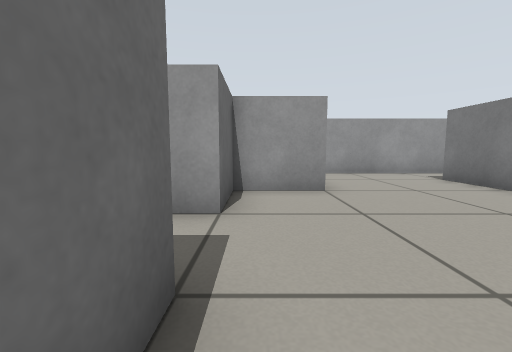
View 1 (above)

22 first-person views from a walk through a robot-simulator world made for Gazebo. The camera is 0.45 m above the floor, tilts 6° down and sees 90° across. The floor is counted in squares, 0.5 m on a side. Each view is taken from the middle of a square. On the plan, view 1 faces up. The plan holds only what a view shows up to about 10 squares ahead; the rest is blank. The robots in the file are not drawn.

View 2
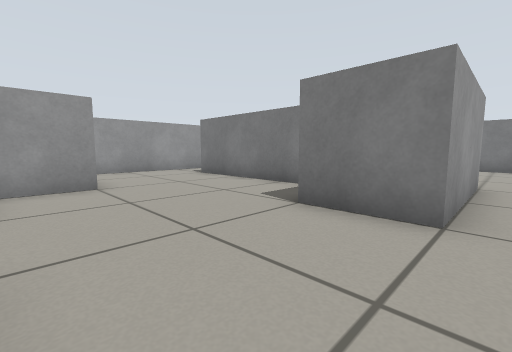

View 3
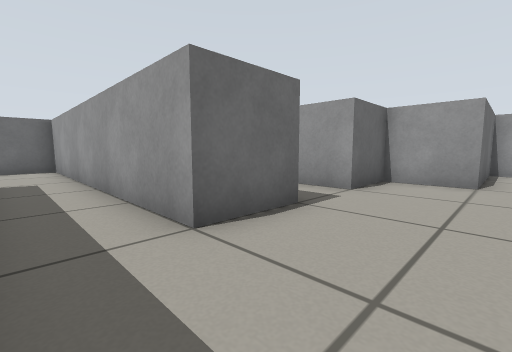

View 4
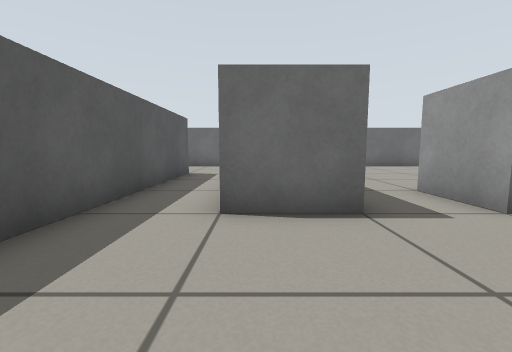

View 5
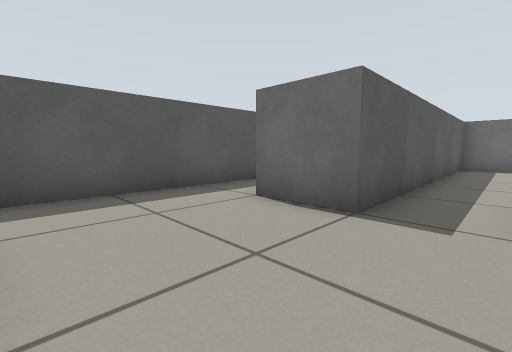

View 6
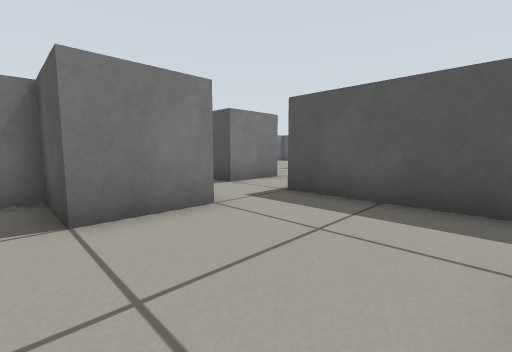

View 7
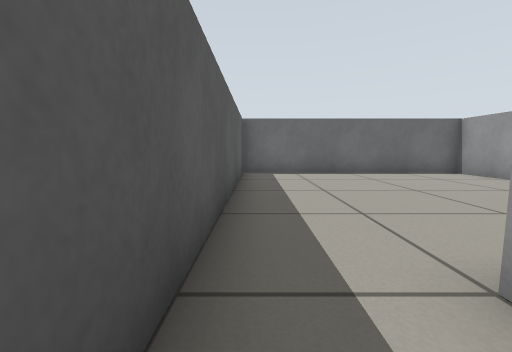

View 8
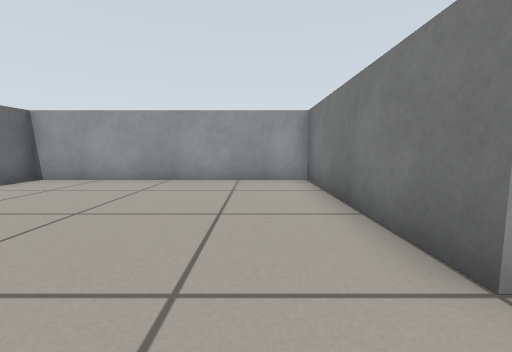

View 9
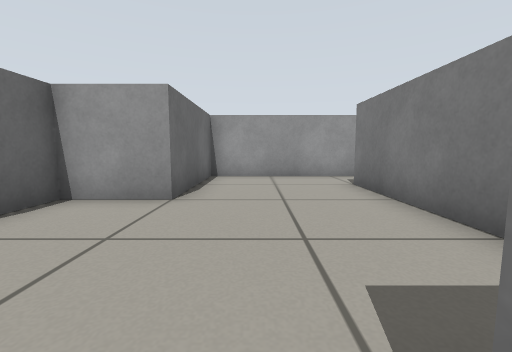

View 10
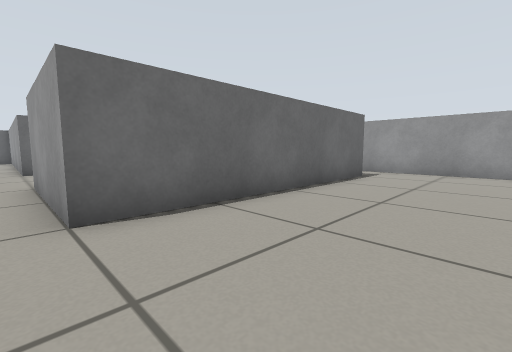

View 11
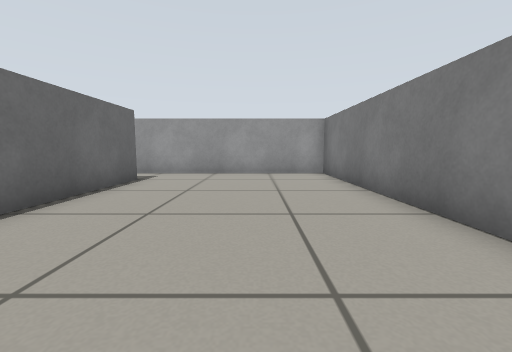

View 12
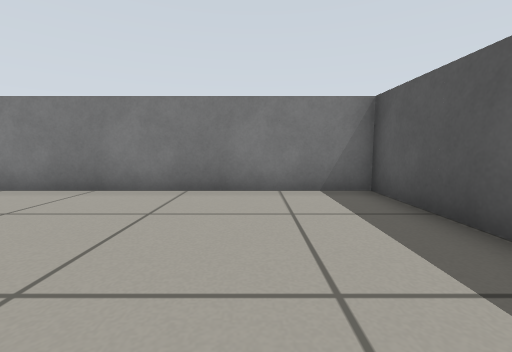

View 13
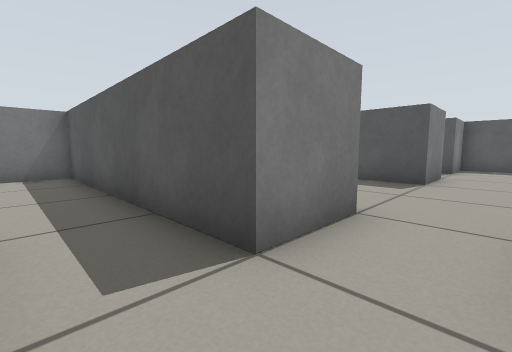

View 14
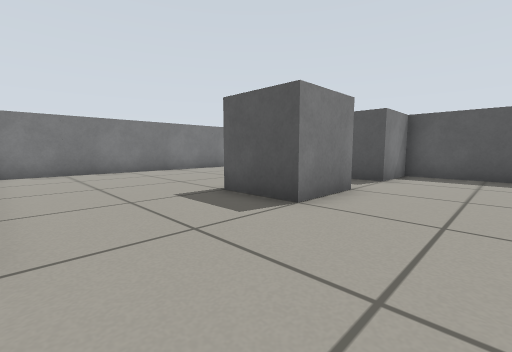

View 15
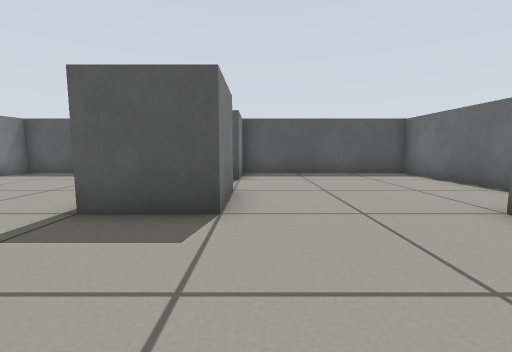

View 16
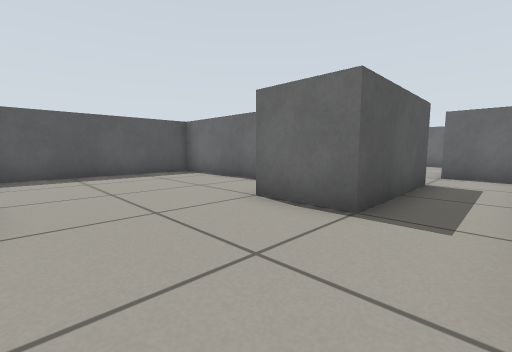

View 17
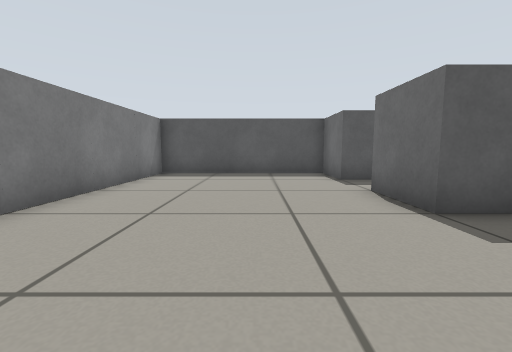

View 18
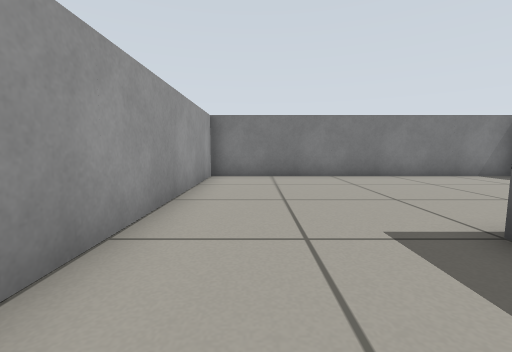

View 19
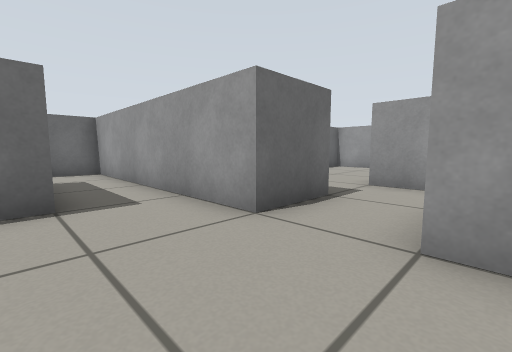

View 20
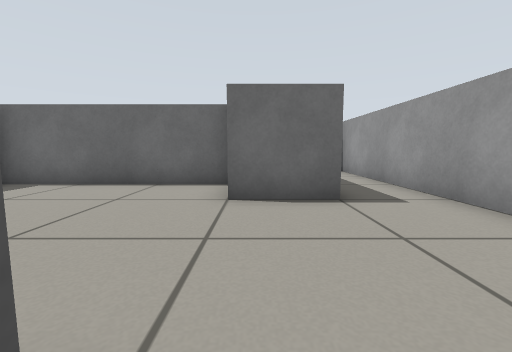

View 21
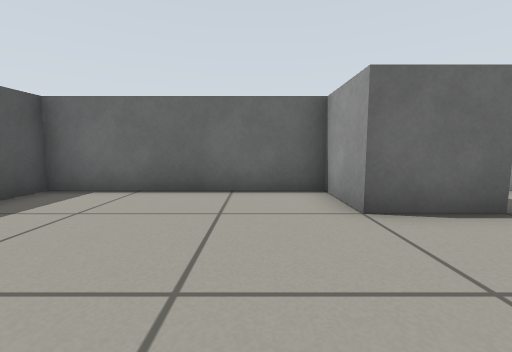

View 22
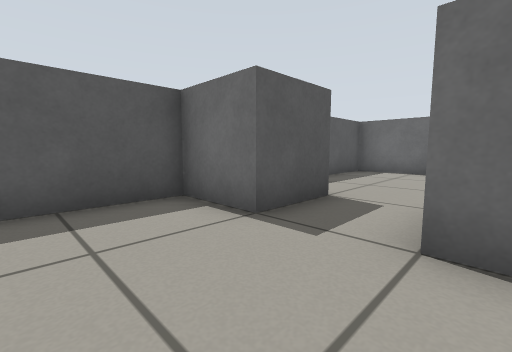

### Floor plan
Ten units are one square. View 1 is at (0, 0); x grows to the right and y downward. Boxes are objects, and circles mark ways between rooms. Rooms are numbered by the first view taken in them; rooms with no view inside come last. Other rooms are left out.
<svg viewBox="-110 -100 250 250">
<path fill="none" stroke="#000" d="M-25 -15 -5 -15 -5 5 -75 5M55 5 35 5 35 -15 55 -15 55 -75M-65 25 35 25M55 -95 15 -95 15 -55 -5 -55 -5 -35 -25 -35M-25 -35 -25 -95 -105 -95 -105 -15 -25 -15M75 -76 75 5 55 5M55 25 135 25 135 -95 55 -95M55 106 55 85 75 85 75 105M35 25 35 45 -45 45 -45 65M-26 65 15 65 15 85 -5 85 -5 145 55 145 55 125 75 125 75 145 135 145 135 45 55 45 55 25"/>
<circle cx="-15" cy="-25" r="3" fill="#2a7"/>
<circle cx="65" cy="-85" r="3" fill="#2a7"/>
<circle cx="65" cy="15" r="3" fill="#2a7"/>
<circle cx="45" cy="35" r="3" fill="#2a7"/>
<text x="10" y="-20">1</text>
<text x="-70" y="-60">2</text>
<text x="100" y="-40">3</text>
<text x="60" y="80">4</text>
</svg>
Room 1 opens to room 2. Room 1 opens to room 3. Room 1 opens to room 4.

Where each view was taken, in squares from view 1:
view 1: 0 up, 0 right, facing up
view 2: 1 down, 0 right, facing up-right
view 3: 2 down, 2 right, facing up-left
view 4: 0 up, 3 right, facing left
view 5: 3 up, 3 right, facing down-left
view 6: 2 up, 0 right, facing down-right
view 7: 2 up, 1 left, facing left
view 8: 2 up, 4 left, facing up
view 9: 1 up, 3 right, facing up
view 10: 1 down, 11 right, facing up-left
view 11: 0 up, 11 right, facing up
view 12: 0 up, 8 right, facing right
view 13: 1 down, 4 right, facing down-right
view 14: 5 down, 3 right, facing down-right
view 15: 5 down, 5 right, facing down
view 16: 5 down, 5 right, facing down-left
view 17: 5 down, 10 right, facing down
view 18: 6 down, 5 right, facing right
view 19: 7 down, 6 right, facing up-left
view 20: 8 down, 6 right, facing left
view 21: 10 down, 5 right, facing left
view 22: 10 down, 10 right, facing down-left
